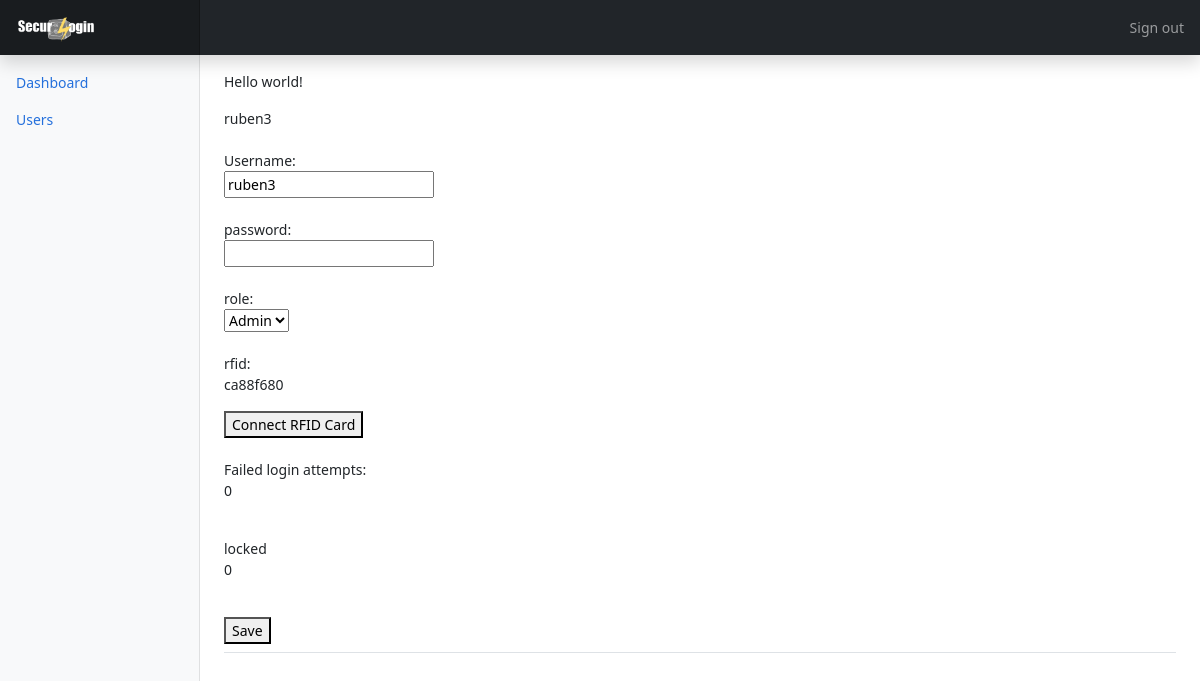
/user_edit/6 (signed in), run on the app's committed database.
### tables this page shows
CREATE TABLE 'users' (
  'user_id' INTEGER PRIMARY KEY,
  'role' VARCHAR(50) NULL,
  'user_name' VARCHAR(50) NULL,
  'salt' VARCHAR(255) NULL,
  'password' VARCHAR(255) NULL,
  'RFID' VARCHAR(15) NULL,
  'Failed_Login_Attempts' INT NULL,
  'locked' BOOL NULL
  );

### app.py (the view, shortened to what this page needs)
@app.route('/user_edit/<id>', methods=['GET', 'POST'])
def user_edit(id):
    role = session.get('LoggedIn',0)
    if(role == 2):
        conn = sqlite3.connect('test.db')
        cursor = conn.execute('''SELECT * FROM `users` WHERE user_id = '%s' ''' % id)
        user = cursor.fetchone()
        msg = None
        return render_template('user_edit.html', title='user edit Dashboard', user = user, msg=msg)
    elif(role == 1):
        return redirect('user')
    else:
        return redirect('/')

### templates/user_edit.html (shortened to what this page needs)
{% extends 'adminbase.html' %}
{% block content %}
<link rel="stylesheet" href="{{ url_for('static', filename='style.css') }}">
<form action="/{{ 'user_edit/' + user[0]|string }}" method="post">
	<p>Hello world!</p>{{ user[2] }}<br><br>
	<label>Username: </label><br>
	<input type="text" name="username" value="{{ user[2] }}"><br><br>
	<label>password:</label><br>
	<input type="password" name="password"><br><br>
	<label>role: </label><br>
	{% if user[1] == 1 %}
	<select name="role">
	    <option value="1" selected="selected">User</option>
	    <option value="2">Admin</option>
	</select>
	{% else %}
	<select name="role">
	    <option value="2" selected="selected">Admin</option>
	</select>
	{% endif %}
	<br><br>
	<label>rfid:</label><br>
	<p>{{ user[5] }}</p>
	<button type="button" id="link_rfid">Connect RFID Card</button><br><br>
	<label>Failed login attempts:</label><br>
	<p>{{ user[6] }}</p><br>
	<label>locked</label><br>
	<p>{{ user[7] }}</p>
	<br>
	<button type="submit">Save</button>
</form>
{% endblock content %}

### static/dashboard.css (style rules this page uses)
body { font-size: .875rem; }

### data on the page
users: user_name "ruben3", username "ruben3", RFID "ca88f680", Failed_Login_Attempts "0", locked "0"
